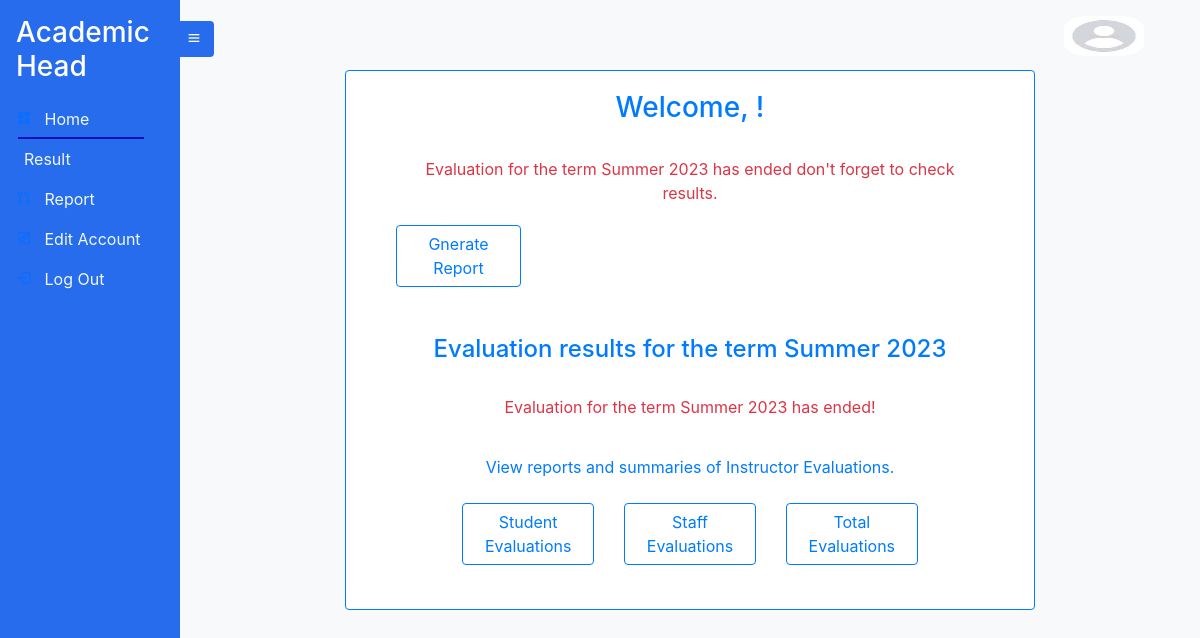
Page /academicheadhomepage on the earlier database version.
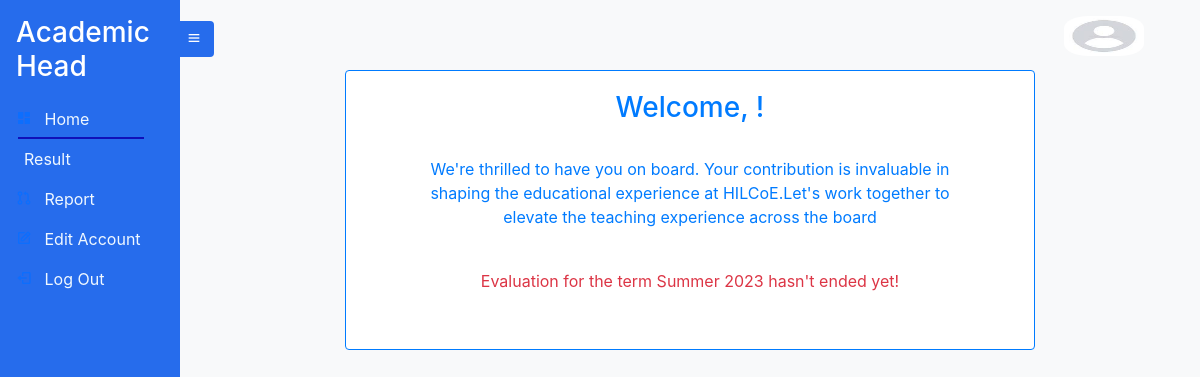
Same page on the later database version.
### Course/models.py (models this page shows)
class Term(models.Model):
    Term_id = models.UUIDField(default=uuid.uuid4, unique=True, primary_key=True, editable=False)
    Season = models.CharField(max_length=10, null=True, choices=season_choices, blank=True)
    current_year = datetime.now().year
    Year = models.IntegerField(
        default=current_year,
        validators=[
            MinValueValidator(current_year),
            MaxValueValidator(current_year + 1)
        ],
    )
    Evaluation_Start_Date = models.DateTimeField(null=True, blank=True ,
                                                 validators=[MinValueValidator(limit_value=timezone.now())])
    Evaluation_End_Date = models.DateTimeField(null = True , blank=True ,
                                               validators=[MinValueValidator(limit_value=timezone.now())])
    Courses_Given = models.ManyToManyField(Course)
    EvaluationDone = models.BooleanField(null=True, blank=True , default=False)
    def __str__(self):
        return str(self.Season + " " + str(self.Year))

### Staff/views.py (the view)
def academicheadHomePage(request):
    term = None
    try:
        term = Term.objects.get(EvaluationDone = False)
    except:
        term = None
    evaluation_started = False
    evaluation_ended = False
    if(term.Evaluation_Start_Date <= timezone.now()): #check if evaluation started
        print('evaluation started')
        evaluation_started = True
    if(term.Evaluation_End_Date < timezone.now()): #check if evaluation ended
        print('evaluation ended')
        evaluation_ended = True
    context = { 'active_page': 'home', 'term':term , 'evaluation_started':evaluation_started , 'evaluation_ended':evaluation_ended}
    return render(request , 'academichead/academicheadhome.html' , context)

### templates/academichead/academicheadhome.html (shortened to what this page needs)
{% extends 'academichead/academichead.html' %}
{% load static %}
{% block content %}
<div class="text-center">
  <div class="row justify-content-center">
              <div class="card border-primary mb-3 col-md-8" style="max-width: 80rem;">
                  <div class="text-center">
                  <div class="card-body text-primary">
                      <h3 class="card-title">Welcome, {{user.username}}!</h3>
                      <div class="text-center">
                            {% if not term %}
                           <p class="card-text">We're thrilled to have you on board. Your contribution is invaluable in shaping the educational experience at HILCoE.Let's work together to elevate the teaching experience across the board</p>
                           <div class="card-body text-danger">
                            <p class="card-text">Evaluation has not started please wait!.
                           </div>
                           {% else %}
                            {% if evaluation_started == True  and evaluation_ended == False %}
                            <div class="card-body text-primary">
                                <p class="card-text">We're thrilled to have you on board. Your contribution is invaluable in shaping the educational experience at HILCoE.Let's work together to elevate the teaching experience across the board</p>
                            </div>
                            {% elif  evaluation_ended == True  %}
                            <div class="card-body text-danger">
                                <p class="card-text">Evaluation for the term {{ term.Season }} {{ term.Year }} has ended don't forget to check results.
                            </div>
                            <div class="col-md-3 mb-4">
                              <a href="{% url 'general_evaluation_report' 'student' %}" class="btn btn-outline-primary course-btn">Gnerate Report</a>
                                  </div>
                            {% endif %}
                       </div>
                      {% if evaluation_ended == True %}
                      <br>
              <div class="text-center">
                  <h4 class="card-title">Evaluation results for the term {{term}}</h4>
                  <div class="card-body text-danger">
                    <p>Evaluation for the term {{term.Season}} {{term.Year}} has ended!</p>
                    </div>
                  <div class="d-grid gap-2">
                    <p class="card-text">View reports and summaries of Instructor Evaluations.</p>
                    <div class="row justify-content-center">
                      <div class="col-md-3 mb-4">
                  <a href="{% url 'evaluation_reports' 'student' %}" class="btn btn-outline-primary course-btn">Student Evaluations</a>
                      </div>
                      <div class="col-md-3 mb-4">
                  <a href="{% url 'evaluation_reports' 'staff' %}" class="btn btn-outline-primary course-btn">Staff Evaluations</a>
                      </div>
                      <div class="col-md-3 mb-4">
                  <a href="{% url 'total_evaluation'  %}" class="btn btn-outline-primary course-btn">Total Evaluations</a>
                      </div>
                </div>
                  </div>
                  {% else %}
                  <div class="card-body text-danger">
                  <p>Evaluation for the term {{term.Season}} {{term.Year}} hasn't ended yet!</p>
                  </div>
                  {% endif %}
              </div>
              </div>
      </div>
  </div>
  {% endif %}
              </div>
</body>
{% endblock %}

Differences in the rows shown:
changed Term "Summer": Season+Year "Summer 2023" → (not shown); Season "Summer" → (not shown); Year "2023" → (not shown)
Other differences:
text no longer shown: "has ended don't forget to check results. Gnerate Report Evaluation results for the term has ended! View reports and summaries of Instructor Evaluations. Student Evaluations Staff Evaluations Total Evaluations"
text now shown: "We're thrilled to have you on board. Your contribution is invaluable in shaping the educational experience at HILCoE.Let's work together to elevate the teaching experience across the board hasn't ended yet!"
